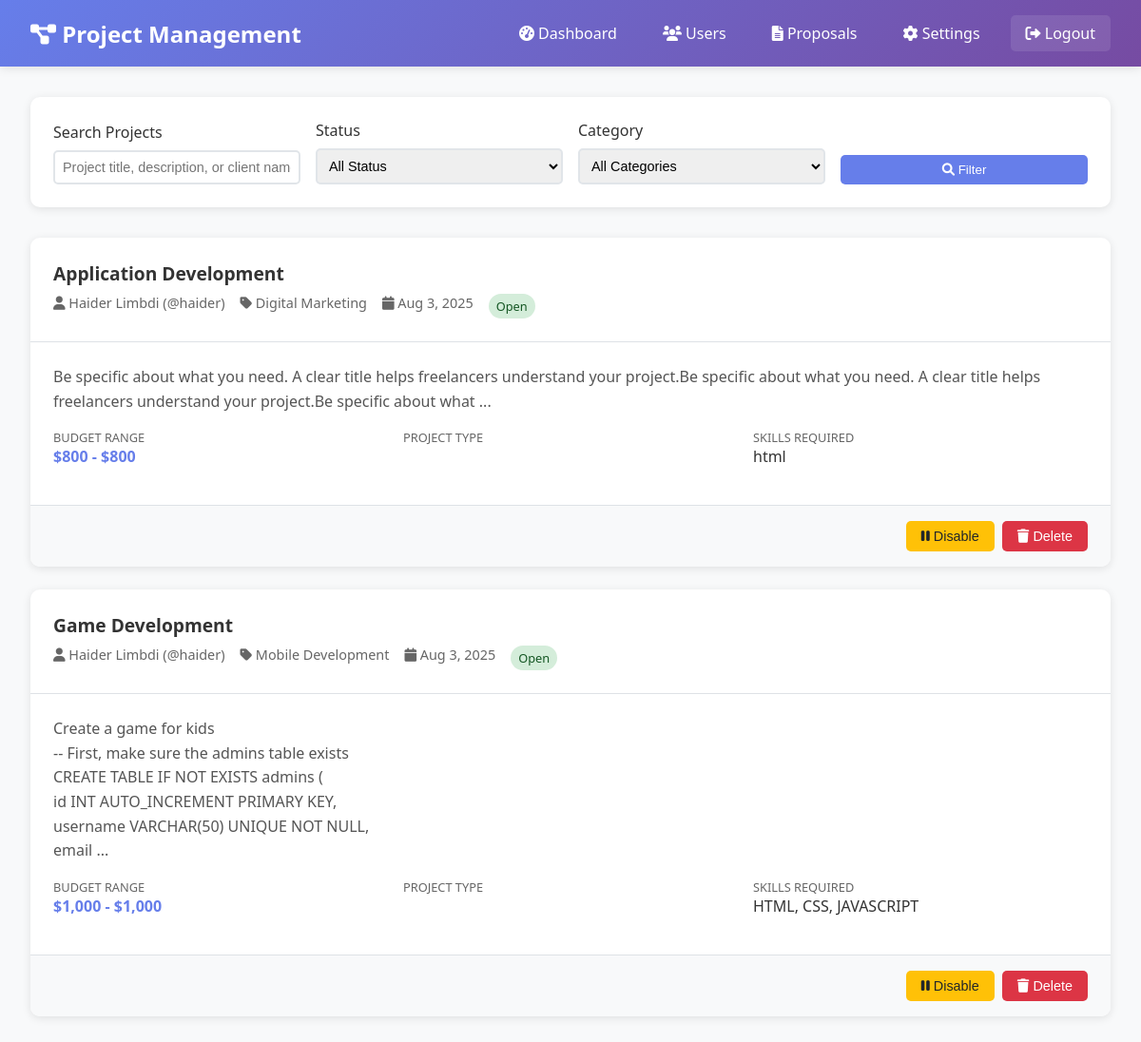
Screenshot of /freelance-connect/admin-projects.php (signed in) with the database file from the repository.
### tables this page shows
CREATE TABLE `projects` (
  `id` int(11) NOT NULL,
  `client_id` int(11) NOT NULL,
  `category_id` int(11) NOT NULL,
  `title` varchar(200) NOT NULL,
  `description` text NOT NULL,
  `budget_min` decimal(10,2) DEFAULT NULL,
  `budget_max` decimal(10,2) DEFAULT NULL,
  `project_type` enum('fixed','hourly') NOT NULL,
  `skills_required` text DEFAULT NULL,
  `status` enum('open','in_progress','completed','cancelled') DEFAULT 'open',
  `created_at` timestamp NOT NULL DEFAULT current_timestamp(),
  `updated_at` timestamp NOT NULL DEFAULT current_timestamp() ON UPDATE current_timestamp(),
  `admin_notes` text DEFAULT NULL
);

CREATE TABLE `users` (
  `id` int(11) NOT NULL,
  `username` varchar(50) NOT NULL,
  `email` varchar(100) NOT NULL,
  `password_hash` varchar(255) NOT NULL,
  `first_name` varchar(50) NOT NULL,
  `last_name` varchar(50) NOT NULL,
  `user_type` enum('freelancer','client') NOT NULL,
  `profile_image` varchar(255) DEFAULT NULL,
  `bio` text DEFAULT NULL,
  `skills` text DEFAULT NULL,
  `hourly_rate` decimal(10,2) DEFAULT NULL,
  `location` varchar(100) DEFAULT NULL,
  `created_at` timestamp NOT NULL DEFAULT current_timestamp(),
  `updated_at` timestamp NOT NULL DEFAULT current_timestamp() ON UPDATE current_timestamp(),
  `status` enum('active','suspended','banned') DEFAULT 'active'
);

CREATE TABLE `categories` (
  `id` int(11) NOT NULL,
  `name` varchar(100) NOT NULL,
  `description` text DEFAULT NULL,
  `icon` varchar(50) DEFAULT NULL,
  `created_at` timestamp NOT NULL DEFAULT current_timestamp()
);

### freelance-connect/admin-projects.php (the view, shortened to what this page needs)
<?php
require_once 'config/db.php';
$search = isset($_GET['search']) ? $_GET['search'] : '';
$params = [];
$where_clause = '';
try {
    $query = "SELECT p.*, u.first_name, u.last_name, u.username, c.name as category_name
              FROM projects p
              JOIN users u ON p.client_id = u.id
              JOIN categories c ON p.category_id = c.id
              $where_clause
              ORDER BY p.created_at DESC";
    $stmt = $pdo->prepare($query);
    $stmt->execute($params);
    $projects = $stmt->fetchAll();
} catch (PDOException $e) {
    $error = "Database error: " . $e->getMessage();
    $projects = [];
    $categories = [];
}
?>
<!DOCTYPE html>
<html lang="en">
<head>
    <link href="https://cdnjs.cloudflare.com/ajax/libs/font-awesome/6.0.0/css/all.min.css" rel="stylesheet">
</head>
<body>
    <div class="admin-header">
        <h1><i class="fas fa-project-diagram"></i> Project Management</h1>
        <div class="admin-nav">
            <a href="admin-dashboard.php"><i class="fas fa-tachometer-alt"></i> Dashboard</a>
            <a href="admin-users.php"><i class="fas fa-users"></i> Users</a>
            <a href="admin-proposals.php"><i class="fas fa-file-alt"></i> Proposals</a>
            <a href="admin-settings.php"><i class="fas fa-cog"></i> Settings</a>
            <a href="admin-logout.php" class="logout"><i class="fas fa-sign-out-alt"></i> Logout</a>
        </div>
    </div>
    <div class="container">
        <div class="filters">
            <form method="GET" class="filter-form">
                <div class="form-group">
                    <label for="search">Search Projects</label>
                    <input type="text" id="search" name="search"
                        placeholder="Project title, description, or client name"
                        value="<?php echo htmlspecialchars($search); ?>">
                </div>
                <div class="form-group">
                    <label for="status">Status</label>
                    <select id="status" name="status">
                        <option value="">All Status</option>
                    </select>
                </div>
                <div class="form-group">
                    <label for="category">Category</label>
                    <select id="category" name="category">
                        <option value="">All Categories</option>
                    </select>
                </div>
                <button type="submit" class="filter-btn">
                    <i class="fas fa-search"></i> Filter
                </button>
            </form>
        </div>
        <div class="projects-grid">
            <?php if (empty($projects)): ?>
                <div class="no-projects">
                    <i class="fas fa-project-diagram" style="font-size: 3rem; color: #ccc; margin-bottom: 1rem;"></i>
                    <p>No projects found matching your criteria.</p>
                </div>
            <?php else: ?>
                <?php foreach ($projects as $project): ?>
                    <div class="project-card">
                        <div class="project-header">
                            <div class="project-title"><?php echo htmlspecialchars($project['title']); ?></div>
                            <div class="project-meta">
                                <span><i class="fas fa-user"></i>
                                    <?php echo htmlspecialchars($project['first_name'] . ' ' . $project['last_name']); ?>
                                    (@<?php echo htmlspecialchars($project['username']); ?>)</span>
                                <span><i class="fas fa-tag"></i>
                                    <?php echo htmlspecialchars($project['category_name']); ?></span>
                                <span><i class="fas fa-calendar"></i>
                                    <?php echo date('M j, Y', strtotime($project['created_at'])); ?></span>
                                <span class="status-badge status-<?php echo $project['status']; ?>">
                                    <?php echo ucfirst(str_replace('_', ' ', $project['status'])); ?>
                                </span>
                            </div>
                        </div>
                        <div class="project-body">
                            <div class="project-description">
                                <?php echo nl2br(htmlspecialchars(substr($project['description'], 0, 200))); ?>
                                <?php if (strlen($project['description']) > 200): ?>...<?php endif; ?>
                            </div>
                            <div class="project-details">
                                <div class="detail-item">
                                    <span class="detail-label">Budget Range</span>
                                    <span class="detail-value budget-range">
                                        $<?php echo number_format($project['budget_min']); ?> -
                                        $<?php echo number_format($project['budget_max']); ?>
                                    </span>
                                </div>
                                <div class="detail-item">
                                    <span class="detail-label">Project Type</span>
                                </div>
                                <div class="detail-item">
                                    <span class="detail-label">Skills Required</span>
                                    <span
                                        class="detail-value"><?php echo htmlspecialchars($project['skills_required'] ?: 'Not specified'); ?></span>
                                </div>
                            </div>
                        </div>
                        <div class="project-actions">
                            <?php if ($project['status'] == 'open'): ?>
                                <form method="POST" style="display: inline;">
                                    <button type="submit" class="btn btn-disable" onclick="return confirm('Disable this project?')">
                                        <i class="fas fa-pause"></i> Disable
                                    </button>
                                </form>
                            <?php endif; ?>
                            <form method="POST" style="display: inline;">
                                <button type="submit" class="btn btn-delete"
                                    onclick="return confirm('Delete this project? This action cannot be undone.')">
                                    <i class="fas fa-trash"></i> Delete
                                </button>
                            </form>
                        </div>
                    </div>
                <?php endforeach; ?>
            <?php endif; ?>
        </div>
    </div>
</body>
</html>

### freelance-connect/admin-projects.php (style rules this page uses)
* { margin: 0; padding: 0; box-sizing: border-box; }
body { font-family: 'Segoe UI', Tahoma, Geneva, Verdana, sans-serif; background: #f8f9fa; color: #333; }
.admin-header { background: linear-gradient(135deg, #667eea 0%, #764ba2 100%); color: white; padding: 1rem 2rem; display: flex; justify-content: space-between; align-items: center; box-shadow: 0 2px 10px rgba(0, 0, 0, 0.1); }
.admin-header h1 { font-size: 1.5rem; }
.admin-nav { display: flex; gap: 1rem; }
.admin-nav a { color: white; text-decoration: none; padding: 0.5rem 1rem; border-radius: 5px; transition: background 0.3s ease; }
.admin-nav .logout { background: rgba(255, 255, 255, 0.1); }
.container { max-width: 1200px; margin: 0 auto; padding: 2rem; }
.filters { background: white; padding: 1.5rem; border-radius: 10px; box-shadow: 0 2px 10px rgba(0, 0, 0, 0.1); margin-bottom: 2rem; }
.filter-form { display: grid; grid-template-columns: repeat(auto-fit, minmax(200px, 1fr)); gap: 1rem; align-items: end; }
.form-group { display: flex; flex-direction: column; }
.form-group label { margin-bottom: 0.5rem; font-weight: 500; color: #333; }
.form-group select, .form-group input { padding: 0.5rem; border: 2px solid #e1e5e9; border-radius: 5px; font-size: 0.9rem; }
.filter-btn { background: #667eea; color: white; border: none; padding: 0.5rem 1rem; border-radius: 5px; cursor: pointer; font-weight: 500; }
.projects-grid { display: grid; gap: 1.5rem; }
.project-card { background: white; border-radius: 10px; box-shadow: 0 2px 10px rgba(0, 0, 0, 0.1); overflow: hidden; }
.project-header { padding: 1.5rem; border-bottom: 1px solid #dee2e6; }
.project-title { font-size: 1.2rem; font-weight: 600; color: #333; margin-bottom: 0.5rem; }
.project-meta { display: flex; gap: 1rem; flex-wrap: wrap; font-size: 0.9rem; color: #666; }
.project-body { padding: 1.5rem; }
.project-description { color: #555; line-height: 1.6; margin-bottom: 1rem; }
.project-details { display: grid; grid-template-columns: repeat(auto-fit, minmax(200px, 1fr)); gap: 1rem; margin-bottom: 1rem; }
.detail-item { display: flex; flex-direction: column; }
.detail-label { font-size: 0.8rem; color: #666; text-transform: uppercase; font-weight: 500; }
.detail-value { font-weight: 500; color: #333; }
.status-badge { padding: 0.25rem 0.5rem; border-radius: 15px; font-size: 0.8rem; font-weight: 500; }
.status-open { background: #d4edda; color: #155724; }
.project-actions { padding: 1rem 1.5rem; background: #f8f9fa; border-top: 1px solid #dee2e6; display: flex; gap: 0.5rem; justify-content: flex-end; }
.btn { padding: 0.5rem 1rem; border: none; border-radius: 5px; cursor: pointer; font-size: 0.9rem; text-decoration: none; display: inline-block; }
.btn-delete { background: #dc3545; color: white; }
.btn-disable { background: #ffc107; color: #212529; }
.budget-range { color: #667eea; font-weight: 600; }

### rows the page displays
projects: title "Application Development", client.last_name "Haider Limbdi", client.username "haider", category.name "Digital Marketing", created_at "Aug 3, 2025", status "Open", description "Be specific about what you need. A clear title helps freelancers understand your project.Be specific about what you need. A clear title helps freelancers understand your project.Be specific about what", budget_min "800", budget_max "800", skills_required "html"
projects: title "Game Development", client.last_name "Haider Limbdi", client.username "haider", category.name "Mobile Development", created_at "Aug 3, 2025", status "Open", description "Create a game for kids -- First, make sure the admins table exists CREATE TABLE IF NOT EXISTS admins ( id INT AUTO_INCREMENT PRIMARY KEY, username VARCHAR(50) UNIQUE NOT NULL, email", budget_min "1,000", budget_max "1,000", skills_required "HTML, CSS, JAVASCRIPT"
